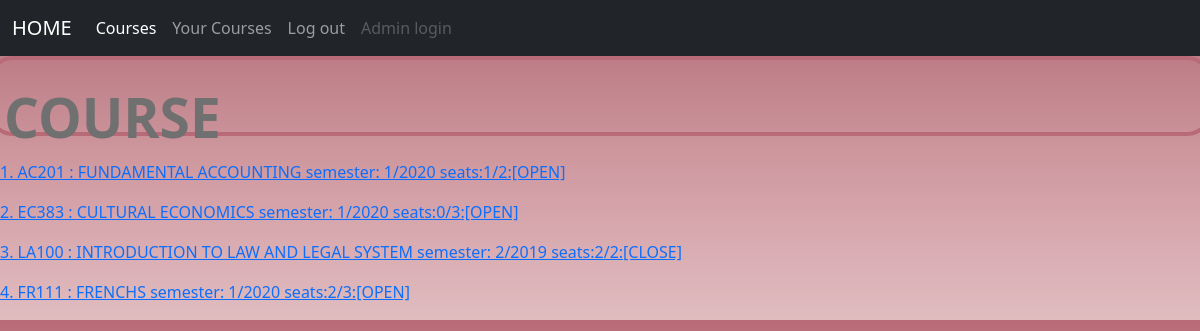
Page /courses/ on the committed database.
### courses/models.py (models this page shows, shortened)
class Course (models.Model):
    code = models.CharField(max_length=5)
    name = models.CharField(max_length=60)
    semester = models.IntegerField()
    year = models.IntegerField()
    quota = models.PositiveIntegerField(default =2)
    student = models.ManyToManyField(User, blank=True,related_name = "userses")
    status = models.BooleanField(default=True)
    def __str__(self):
        if (self.quota == self.student.all().count() ) or (self.status == False):
            return f"{self.id}. {self.code} : {self.name} semester: {self.semester}/{self.year} seats:{self.student.all().count()}/{self.quota}:[CLOSE]"
        return f"{self.id}. {self.code} : {self.name} semester: {self.semester}/{self.year} seats:{self.student.all().count()}/{self.quota}:[OPEN]"

### courses/views.py (the view)
# urls.py: path('', views.index, name="index"),
def index(request):
    return render(request, "courses/index.html", {
        "courses": Course.objects.all(),
    })

### courses/templates/courses/index.html (shortened to what this page needs)
{% extends 'courses/layout.html' %}
{% load static %}
{% block body %}
<link rel="stylesheet" type="text/css" href="{% static 'index.css'%}">
<html>
        <head>
         <link href="https://cdn.jsdelivr.net/npm/bootstrap@5.1.1/dist/css/bootstrap.min.css" rel="stylesheet">
                {% load static %}
                <link rel="stylesheet" type="text/css" href="{% static 'index.css'%}">
        </head>
        <body>
            <nav class="navbar navbar-expand-lg navbar-dark bg-dark">
          <div class="container-fluid">
            <a class="navbar-brand" href="{% url 'users:index' %}">HOME</a>
            <div class="collapse navbar-collapse" id="navbarNavAltMarkup">
          <div class="navbar-nav">
        <a class="nav-link active" aria-current="page" href="{% url 'courses:index' %}">Courses</a>
        <a class="nav-link" href="{% url 'users:studentcourse'%}">Your Courses</a>
        <a class="nav-link" href="{% url 'users:logout'%}">Log out</a>
        <a class="nav-link disabled">Admin login</a>
      </div>
    </div>
  </div>
</nav>
<div class ="row">
      <div class="jinny">
          <h1>COURSE</h1>
    </div>
    <p5> <br/ ></p5>
          {% for courseq in courses %}
                <p><a href = "{% url 'courses:course' courseq.id %}">{{ courseq }}</a> </p>
            {% endfor %}
          </div>
</body>
{% endblock %}

### courses/static/index.css (style rules this page uses)
h1 { top: 155px; left: 226px; width: 164px; height: 73px; text-align: left; font: normal normal bold 55px/73px Segoe UI; letter-spacing: 0px; color: #707070; opacity: 1; }

### courses/static/courses.css (style rules this page uses)
body { margin:0; padding:0; background: linear-gradient(#B86B77, #C0838C, #CF989F, #D8ABB1, #E0BCBF); }
.jinny { border-radius: 25px; border: 4px solid #B86B77 ; padding: 20px; width: 700px; height: 80px; }

### rows in the picture
Course: quota+id+status "1. AC201 : FUNDAMENTAL ACCOUNTING semester: 1/2020 seats:1/2:[OPEN]"
Course: quota+id+status "2. EC383 : CULTURAL ECONOMICS semester: 1/2020 seats:0/3:[OPEN]"
Course: quota+id+code "3. LA100 : INTRODUCTION TO LAW AND LEGAL SYSTEM semester: 2/2019 seats:2/2:[CLOSE]"
Course: quota+id+status "4. FR111 : FRENCHS semester: 1/2020 seats:2/3:[OPEN]"
